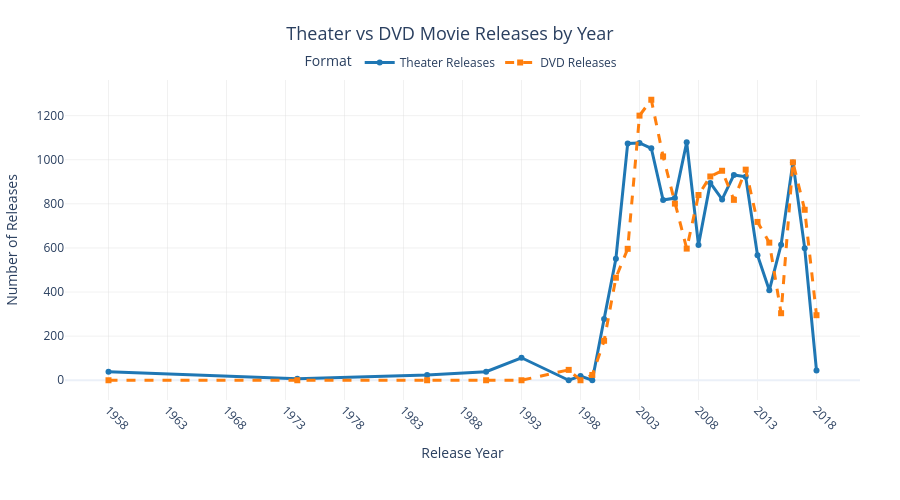

This figure's notebook cell:
### Markdown cell above
#### TEMPORAL DVD AND THEATER RELEASES

### Code cell
# Define bin size and bin edges
bin_size = 6
min_year = int(min(tomato_df['release_year'].min(), tomato_df['dvd_year'].min()))
max_year = int(max(tomato_df['release_year'].max(), tomato_df['dvd_year'].max()))
bins = list(range(min_year, max_year + bin_size, bin_size))

# Bin theater years
theater_binned = tomato_df['release_year'].dropna().astype(int)
theater_bins = pd.cut(theater_binned, bins=bins, right=False)
theater_dist = theater_bins.value_counts().sort_index()

# Bin DVD years
dvd_binned = tomato_df['dvd_year'].dropna().astype(int)
dvd_bins = pd.cut(dvd_binned, bins=bins, right=False)
dvd_dist = dvd_bins.value_counts().sort_index()

# Combine into a DataFrame
dist_df = pd.DataFrame({
    'Theater Releases': theater_dist,
    'DVD Releases': dvd_dist
}).fillna(0).astype(int)

# Format the index into readable year ranges
dist_df.index = dist_df.index.map(lambda x: f"{x.left}-{x.right - 1}")

# Display
print(dist_df)

# Count releases per year
theater_yearly = tomato_df['release_year'].value_counts().sort_index()
dvd_yearly = tomato_df['dvd_year'].value_counts().sort_index()

# Merge into single DataFrame
year_df = pd.DataFrame({
    'Theater Releases': theater_yearly,
    'DVD Releases': dvd_yearly
}).fillna(0).astype(int)
year_df.index.name = 'Year'
year_df = year_df.reset_index()

# Determine tick frequency based on year range
year_range = year_df['Year'].max() - year_df['Year'].min()
tick_step = 2 if year_range <= 20 else 5

# Plot
fig = go.Figure()

fig.add_trace(go.Scatter(
    x=year_df['Year'],
    y=year_df['Theater Releases'],
    mode='lines+markers',
    name='Theater Releases',
    line=dict(color='#1f77b4', width=3),
    marker=dict(symbol='circle', size=6),
    hovertemplate='Year: %{x}<br>Theater: %{y}<extra></extra>'
))

fig.add_trace(go.Scatter(
    x=year_df['Year'],
    y=year_df['DVD Releases'],
    mode='lines+markers',
    name='DVD Releases',
    line=dict(color='#ff7f0e', width=3, dash='dash'),
    marker=dict(symbol='square', size=6),
    hovertemplate='Year: %{x}<br>DVD: %{y}<extra></extra>'
))

# Update layout
fig.update_layout(
    title=dict(
        text='Theater vs DVD Movie Releases by Year',
        font=dict(size=18),
        x=0.5
    ),
    xaxis=dict(
        title='Release Year',
        tickmode='linear',
        tick0=year_df['Year'].min(),
        dtick=tick_step,
        tickangle=45,
        showgrid=True,
        gridcolor='rgba(220,220,220,0.4)',
    ),
    yaxis=dict(
        title='Number of Releases',
        gridcolor='rgba(220,220,220,0.4)'
    ),
    legend=dict(
        title='Format',
        orientation='h',
        x=0.5,
        xanchor='center',
        y=1.1
    ),
    template='plotly_white',
    height=500,
    width=900,
    margin=dict(l=60, r=40, t=80, b=100),
    hovermode = 'x unified'
)

fig.show()

### Figure 1 — Plotly figure (JSON) as saved in the notebook; plotly's stock layout.template omitted (floating-point values rounded to 4 significant figures)
{"data": [{"hovertemplate": "Year: %{x}<br>Theater: %{y}<extra></extra>", "line": {"color": "#1f77b4", "width": 3}, "marker": {"size": 6, "symbol": "circle"}, "mode": "lines+markers", "name": "Theater Releases", "type": "scatter", "x": [1958.0, 1974.0, 1985.0, 1990.0, 1993.0, 1997.0, 1998.0, 1999.0, 2000.0, 2001.0, 2002.0, 2003.0, 2004.0, 2005.0, 2006.0, 2007.0, 2008.0, 2009.0, 2010.0, 2011.0, 2012.0, 2013.0, 2014.0, 2015.0, 2016.0, 2017.0, 2018.0], "y": [38, 7, 24, 39, 102, 0, 19, 0, 278, 551, 1074, 1076, 1052, 817, 826, 1079, 613, 895, 820, 931, 923, 567, 408, 615, 988, 599, 44]}, {"hovertemplate": "Year: %{x}<br>DVD: %{y}<extra></extra>", "line": {"color": "#ff7f0e", "dash": "dash", "width": 3}, "marker": {"size": 6, "symbol": "square"}, "mode": "lines+markers", "name": "DVD Releases", "type": "scatter", "x": [1958.0, 1974.0, 1985.0, 1990.0, 1993.0, 1997.0, 1998.0, 1999.0, 2000.0, 2001.0, 2002.0, 2003.0, 2004.0, 2005.0, 2006.0, 2007.0, 2008.0, 2009.0, 2010.0, 2011.0, 2012.0, 2013.0, 2014.0, 2015.0, 2016.0, 2017.0, 2018.0], "y": [0, 0, 0, 0, 0, 47, 0, 24, 179, 465, 596, 1200, 1272, 1015, 801, 597, 840, 924, 950, 818, 955, 718, 624, 304, 988, 773, 295]}], "layout": {"height": 500, "hovermode": "x unified", "legend": {"orientation": "h", "title": {"text": "Format"}, "x": 0.5, "xanchor": "center", "y": 1.1}, "margin": {"b": 100, "l": 60, "r": 40, "t": 80}, "title": {"font": {"size": 18}, "text": "Theater vs DVD Movie Releases by Year", "x": 0.5}, "width": 900, "xaxis": {"dtick": 5, "gridcolor": "rgba(220,220,220,0.4)", "showgrid": true, "tick0": 1958, "tickangle": 45, "tickmode": "linear", "title": {"text": "Release Year"}}, "yaxis": {"gridcolor": "rgba(220,220,220,0.4)", "title": {"text": "Number of Releases"}}}}
